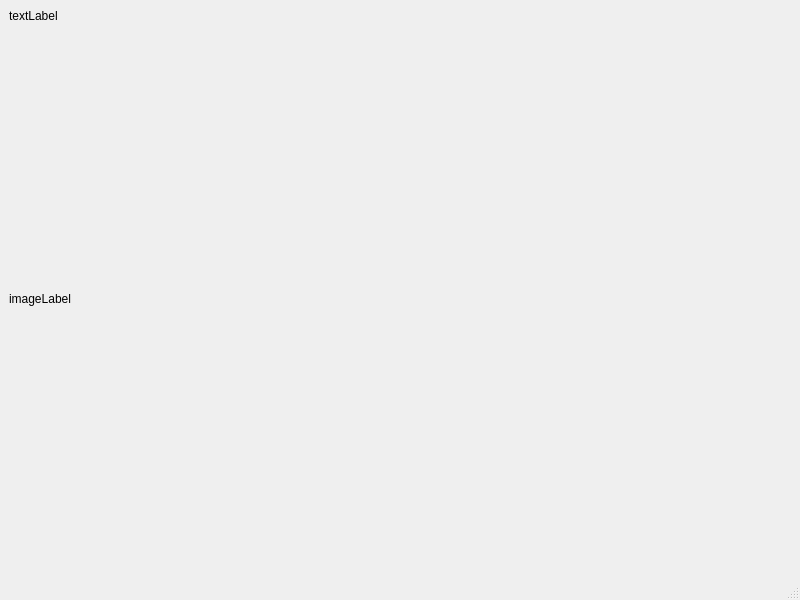
<?xml version="1.0" encoding="UTF-8"?>
<ui version="4.0">
 <class>MainWindow</class>
 <widget class="QMainWindow" name="MainWindow">
  <property name="geometry">
   <rect>
    <x>0</x>
    <y>0</y>
    <width>800</width>
    <height>600</height>
   </rect>
  </property>
  <property name="windowTitle">
   <string>MainWindow</string>
  </property>
  <widget class="QWidget" name="centralwidget">
   <layout class="QVBoxLayout" name="verticalLayout" stretch="0,1">
    <item>
     <widget class="QLabel" name="textLabel">
      <property name="text">
       <string>textLabel</string>
      </property>
     </widget>
    </item>
    <item>
     <widget class="QLabel" name="imageLabel">
      <property name="text">
       <string>imageLabel</string>
      </property>
     </widget>
    </item>
   </layout>
  </widget>
  <widget class="QMenuBar" name="menubar">
   <property name="geometry">
    <rect>
     <x>0</x>
     <y>0</y>
     <width>800</width>
     <height>24</height>
    </rect>
   </property>
  </widget>
  <widget class="QStatusBar" name="statusbar"/>
 </widget>
 <resources/>
 <connections/>
</ui>
